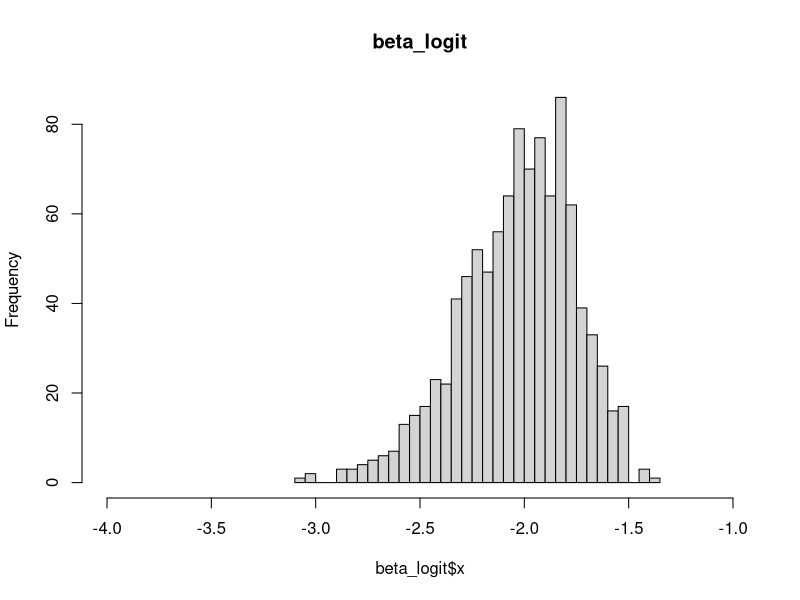
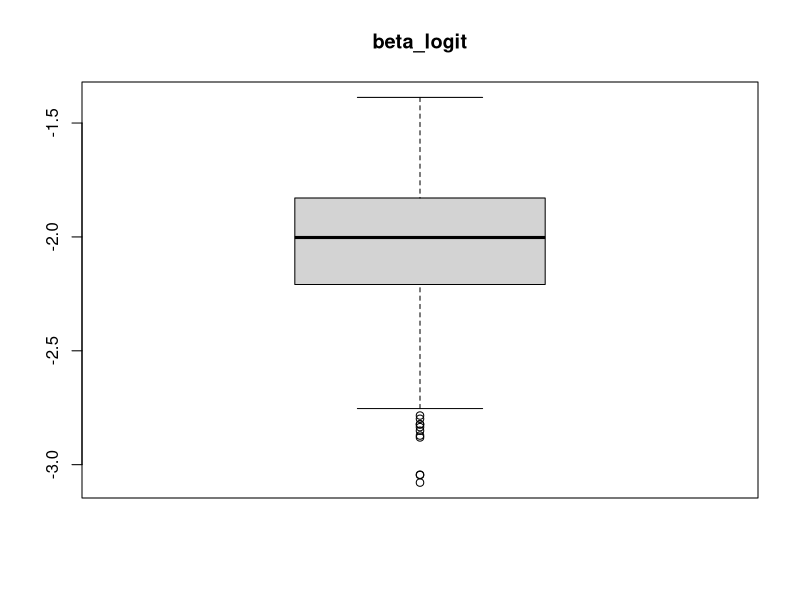

Write the R code that produced these figures, in order.
beta_logit=read.csv("beta_logit_mc.csv",header=TRUE)

#########################################################################
#par(mfrow=c(1,2))
hist(beta_logit$x,breaks = 50, main="beta_logit",xlim = range(c(-4,-1)))


boxplot(beta_logit$x, main="beta_logit")

stats_logit <- boxplot.stats(beta_logit$x, coef = 1.5)$stats